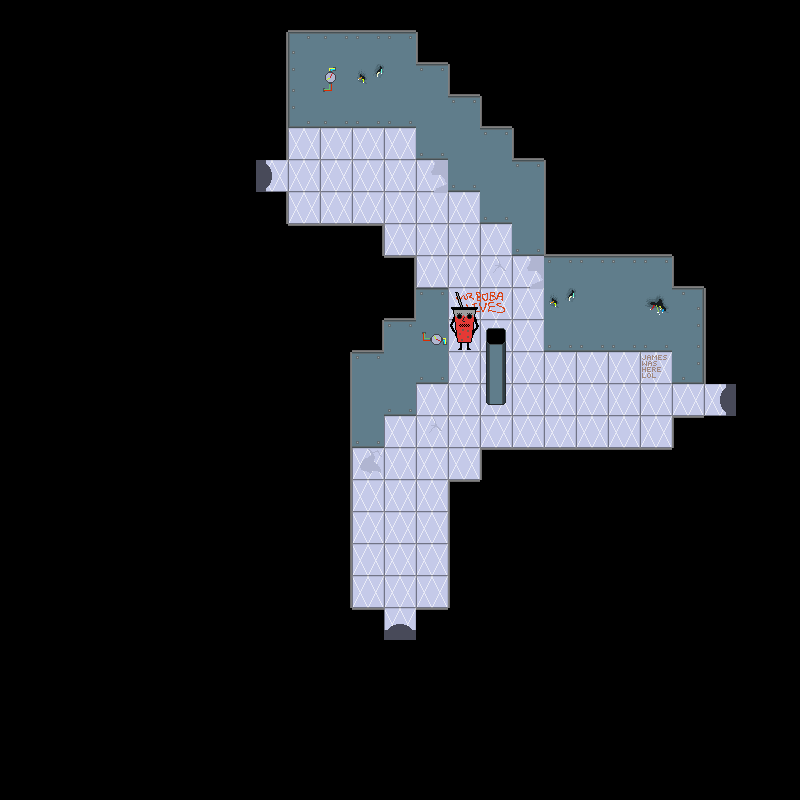

This game map was drawn from its Tiled (.tmx) file and the tilesets committed beside it. A one-line description and the trimmed map source follow:
An orthogonal 25x25 tile map with 32x32 px tiles, 5 tile layers (backgroundLayer, wallLayer, objectLayer, objectAboveLayer, ...), 2 tilesets and 3 objects.

<map version="1.2" tiledversion="1.2.3" orientation="orthogonal" renderorder="right-down" width="25" height="25" tilewidth="32" tileheight="32" infinite="0" nextlayerid="7" nextobjectid="5">
 <tileset firstgid="1" name="f2tiles" tilewidth="32" tileheight="32" tilecount="56" columns="8">
  <image source="../../assets/Floor 2/f2spritesheet.png" width="256" height="224" />
 </tileset>
 <tileset firstgid="57" name="f2objs" tilewidth="32" tileheight="32" tilecount="16" columns="4">
  <image source="../../assets/Floor 2/objspritesheet.png" width="128" height="128" />
 </tileset>
 <layer id="1" name="backgroundLayer" width="25" height="25">
  <data>[625 cells, 625 non-empty, 11 distinct tile ids]</data>
 </layer>
 <layer id="2" name="wallLayer" width="25" height="25">
  <data>[625 cells, 117 non-empty, 22 distinct tile ids]</data>
 </layer>
 <layer id="3" name="objectLayer" width="25" height="25">
  <data>[625 cells, 2 non-empty, 2 distinct tile ids]</data>
 </layer>
 <layer id="4" name="objectAboveLayer" width="25" height="25">
  <data>[625 cells, 3 non-empty, 3 distinct tile ids]</data>
 </layer>
 <objectgroup id="6" name="doorLayer">
  <object id="2" gid="16" x="704" y="416" width="32" height="32">
   <properties>
    <property name="door" value="right" />
   </properties>
  </object>
  <object id="3" gid="16" x="256" y="192" width="32" height="32">
   <properties>
    <property name="door" value="left" />
   </properties>
  </object>
  <object id="4" gid="16" x="384" y="640" width="32" height="32">
   <properties>
    <property name="door" value="down" />
   </properties>
  </object>
 </objectgroup>
 <layer id="5" name="aboveLayer" width="25" height="25">
  <data>[625 cells, 0 non-empty, 0 distinct tile ids]</data>
 </layer>
</map>
